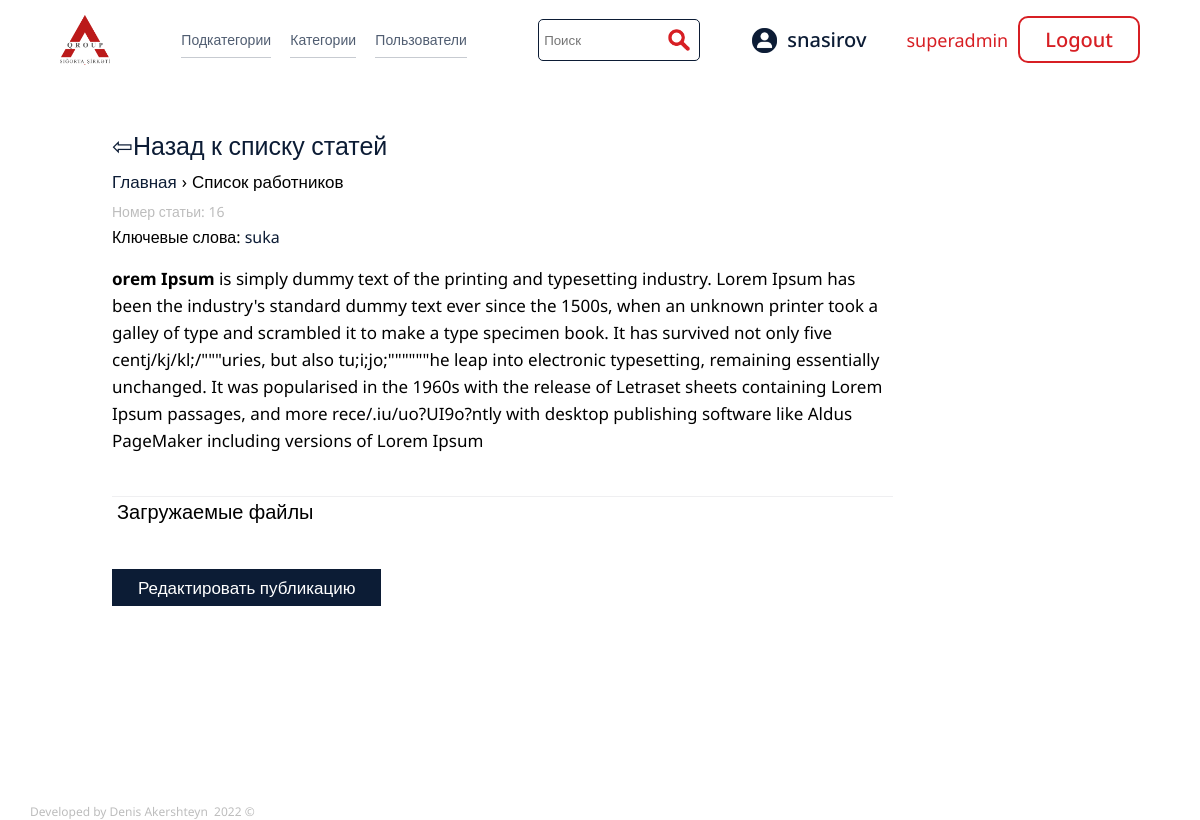
Before: /index.php?source_page=sub_page&sub_id=16 (signed in) with the older database file.
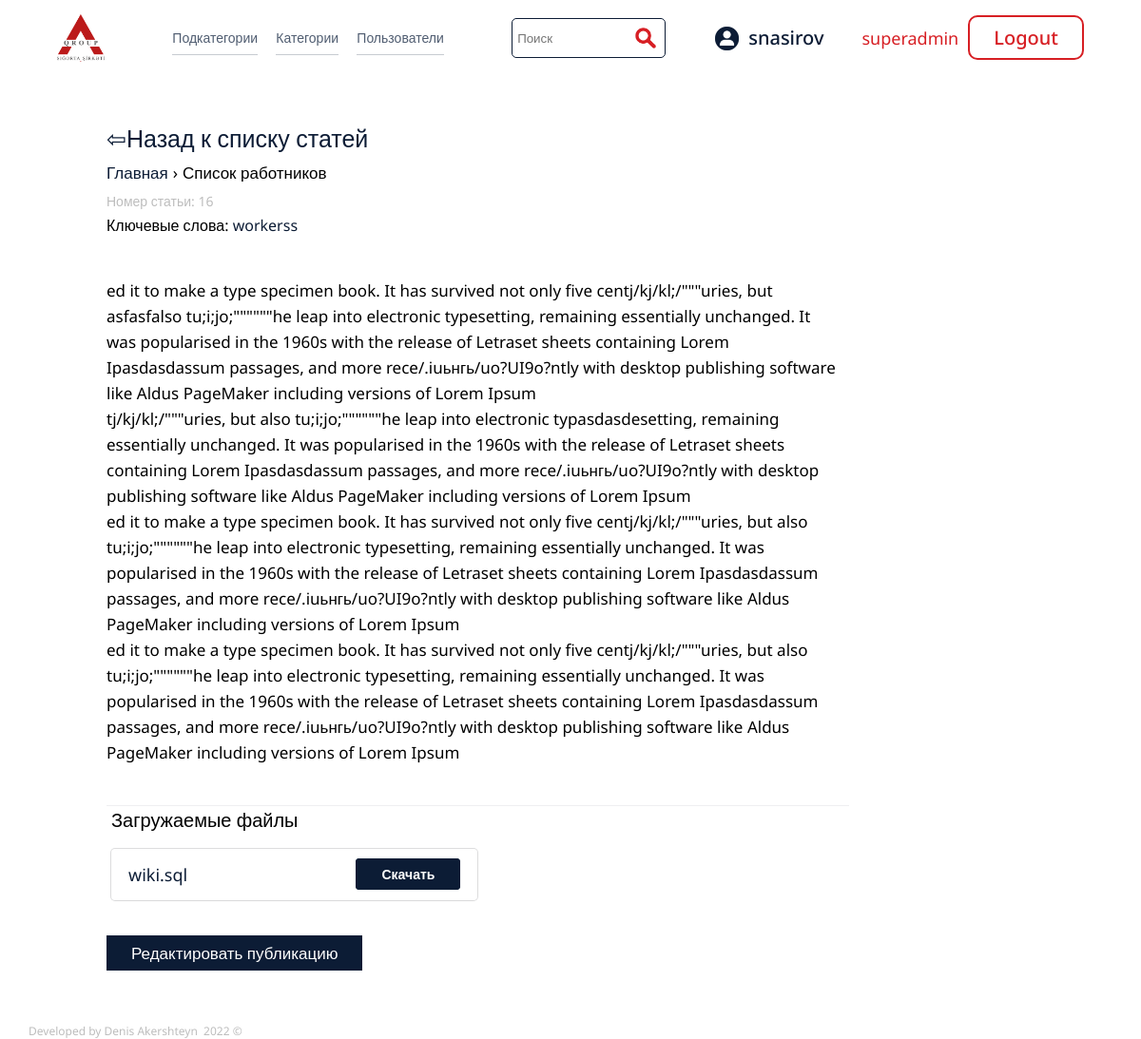
After: the same page with the newer database file.
### tables this page shows
CREATE TABLE `sub_category` (
  `id` int(11) NOT NULL,
  `name` varchar(255) NOT NULL,
  `sub_id` int(11) NOT NULL,
  `content` longtext NOT NULL,
  `image` text NOT NULL,
  `key_words` varchar(255) NOT NULL,
  `file_desc` text NOT NULL
);

CREATE TABLE `files` (
  `id` int(11) NOT NULL,
  `name` varchar(255) NOT NULL,
  `filesize` varchar(255) NOT NULL,
  `filetype` varchar(255) NOT NULL,
  `file_sub_id` int(11) NOT NULL
);

### content/sub_page.php (the view, shortened to what this page needs)
<?php
if (isset($_GET['sub_id'])) {
    $id = $_GET['sub_id'];
    $query_subpage = "SELECT * FROM sub_category WHERE id = '{$id}'";
    $select_sub_category = mysqli_query($connection, $query_subpage);
    $row = mysqli_fetch_assoc($select_sub_category);
    $id = $row['id'];
    $sub_id = $row['sub_id'];
    $sub_name = $row['name'];
    $sub_content = $row['content'];
    $key_words = $row['key_words'];
    $user_list = '';
    $q = "SELECT username FROM users WHERE categories LIKE '%$sub_id%'";
    $select_main_category = mysqli_query($connection, $q);
    while ($row2 = mysqli_fetch_assoc($select_main_category)) {
        $user_list .= $row2['username'] . ",";
    }
    $username = $_SESSION['username'];
    echo '<br>';
    echo '<br>';
?>
    <div class="sub__page__wrapper">
        <?php
        $users = explode(",", $user_list);
        if (in_array($username, $users)) {
        ?>
            <div class="sub_page_container">
                <div class="sub_page_desc">
                    <div class="sub_page_desc_back">
                        <a href="./index.php"> <span>&#8678;</span>
                            <p>Назад к списку статей</p>
                        </a>
                    </div>
                    <div class="sub_page_desc-name">
                        <a href="./index.php">Главная</a><span>&#8250;</span>
                        <p><?php echo $sub_name; ?></p>
                    </div>
                    <div class="sub_page_desc-number">
                        Номер статьи: <span><?php echo $id; ?></span>
                    </div>
                    <div class="sub_page_key_words">
                        Ключевые слова: <?php
                                        $key_words_array = explode(",", $key_words);
                                        foreach ($key_words_array as $key) {
                                        ?>
                            <a href="./index.php?source_page=search_result&search_element=<?php echo $key; ?>"><?php echo $key; ?></a>
                        <?php
                                        }
                        ?>
                    </div>
                </div>
                <div class="sub_page_content">
                    <div class="sub_page_text">
                        <?php echo $sub_content; ?>
                    </div>
                </div>
                <div class="sub_page_files">
                    <div class="sub_page_files_h">
                        Загружаемые файлы
                    </div>
                    <div class="sub_page_files_wrapper">
                        <?php
                        $query_show_files = "SELECT * FROM `files` WHERE `file_sub_id` = '{$id}'";
                        $query__files =   mysqli_query($connection, $query_show_files);
                        while ($row4 = mysqli_fetch_assoc($query__files)) {
                            $file_name = $row4['name'];
                        ?>
                            <div class="sub_page_files_element">
                                <div class="sub_page_files_name">
                                    <p>
                                    <?php echo $file_name; ?>
                                    </p>
                                </div>
                                <div class="sub_page_files_download">
                                    <a href="./files/<?php echo $file_name;  ?>">Скачать</a>
                                </div>
                            </div>
                        <?php
                        }
                        ?>
                    </div>
                </div>
                <div class="sub_page__edit_link">
                    <?php
                    if (isset($_SESSION['role'])) {
                        if ($_SESSION['role'] == 'admin') {
                            echo '
                                <a href=./index.php?source_page=edit_category&sub_cat_id=' . $id . '">Редактировать публикацию</a>
                                ';
                        } else if ($_SESSION['role'] == 'user') {
                            echo '';
                        } else if ($_SESSION['role'] == 'superadmin') {
                            echo '
                    <a href="./index.php?source_page=edit_category&sub_cat_id=' . $id . '">Редактировать публикацию</a>
                                ';
                        }
                    }
                    ?>
                </div>
            </div>
        <?php
        }
        ?>
    </div>
<?php
}
?>

### include/header.php (shortened to what this page needs)
<!DOCTYPE html>
<html lang="en">
<head>
  <link rel="stylesheet" href="./styles/style.css">
  <link rel="stylesheet" href="../cleditor/jquery.cleditor.css" />
</head>

### index.php (shortened to what this page needs)
<?php include './include/header.php'; ?>
<?php include './db/connection.php'; ?>
<body>
    <div class="main__page__wrapper">
        <?php include './include/navigation.php' ?>
        <div class="main__page__block__nav_content">
            <?php
            $admin_page = '';
            if (isset($_GET['source_page'])) {
                $admin_page = $_GET['source_page'];
            }
            switch ($admin_page) {
                case 'sub_page';
                    include './content/sub_page.php';
                    break;
            };
            ?>
        </div>
        <?php include './include/footer.php'; ?>
    </div>
</body>
</html>

### include/navigation.php
<div class="navigation__wiki_wrapper">
    <div class="navigation__container">
        <a href="./index.php" class="navigation__container_logo">
        </a>
        <div class="administration__block_wrapper">
            <?php
            if (isset($_SESSION['role'])) {
                if ($_SESSION['role'] == 'admin') {
                    echo '
                                <a href="./index.php?source_page=add_subcategory">Подкатегории</a>
                                <a href="./index.php?source_page=add_category">Категории</a>
                                ';
                } else if ($_SESSION['role'] == 'user') {
                    echo '';
                } else if ($_SESSION['role'] == 'superadmin') {
                    echo '
                                <a href="./index.php?source_page=add_subcategory">Подкатегории</a>
                                <a href="./index.php?source_page=add_category">Категории</a>
                                <a href="./index.php?source_page=add_user">Пользователи</a>
                                ';
                }
            }
            ?>
        </div>
        <div class="search__navigation_wrapper">
            <form method="POST" class="search__block__" action="./index.php?source_page=search_result">
                <div class="search__block__input">
                    <input type="text" name="search_element" id="search_element" placeholder="Поиск">
                </div>
                <button type="submit"></button>
            </form>
        </div>
        <div class="navigation__container__login">
            <div class="navigation__container_username">
                <div class="navigation__container__username-p">
                    <img src="./styles/imgs/account.png" alt="" srcset=""> <?php echo $_SESSION['username']; ?>
                </div>
                <div class="navigation__container__role">
                    <?php echo $_SESSION['role']; ?>
                </div>
            </div>
            <div class="navigation__container_logout">
                <a href="./db/logout_user.php">Logout</a>
            </div>
        </div>
    </div>
</div>

### include/footer.php
<div class="footer__wrapper">
    <div class="footer__block_desc">
        <p> Developed by <a target="_blank" href="https://github.com/dakerdenis/workwiki">Denis Akershteyn </a></p>
        <p>&nbsp; 2022 ©</p>
    </div>
</div>

Changed rows visible on the page:
changed sub_category "Список работников": key_words "suka" → "workerss"; content "orem Ipsum is simply dummy text of the printing and typesetting industry. Lorem Ipsum has been the industry's standard dummy text ever since the 1500s, when an unknown printer took a galley of type and scrambled it to make a type specimen book. It has survived not only five centj/kj/kl;/\"\"\"uries, but also tu;i;jo;\"\"\"\"\"\"he leap into electronic typesetting, remaining essentially unchanged. It was popularised in the 1960s with the release of Letraset sheets containing Lorem Ipsum passages, and more rece/.iu/uo?UI9o?ntly with desktop publishing software…" → "ed it to make a type specimen book. It has survived not only five centj/kj/kl;/\"\"\"uries, but asfasfalso tu;i;jo;\"\"\"\"\"\"he leap into electronic typesetting, remaining essentially unchanged. It was popularised in the 1960s with the release of Letraset sheets containing Lorem Ipasdasdassum passages, and more rece/.iuьнгь/uo?UI9o?ntly with desktop publishing software like Aldus PageMaker including versions of Lorem Ipsum tj/kj/kl;/\"\"\"uries, but also tu;i;jo;\"\"\"\"\"\"he leap into electronic typasdasdesetting, remaining essentially unchanged. It was popularised in the 1960s with the release of Letraset sheets containing Lorem Ipasdasdassum passages, and more rece/.iuьнгь/uo?UI9o?ntly with desktop…"
added files: name "wiki.sql"
